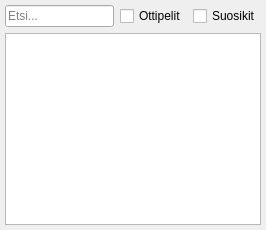
           <widget class="QDockWidget" name="lureDock">
            <property name="features">
             <set>QDockWidget::DockWidgetFloatable|QDockWidget::DockWidgetMovable</set>
            </property>
            <property name="windowTitle">
             <string>Vieheet</string>
            </property>
            <widget class="QWidget" name="dockWidgetContents_7">
             <layout class="QVBoxLayout" name="verticalLayout_11">
              <property name="margin">
               <number>5</number>
              </property>
              <item>
               <layout class="QHBoxLayout" name="horizontalLayout_4">
                <item>
                 <widget class="QLineEdit" name="searchLure">
                  <property name="minimumSize">
                   <size>
                    <width>50</width>
                    <height>0</height>
                   </size>
                  </property>
                  <property name="text">
                   <string/>
                  </property>
                  <property name="placeholderText">
                   <string>Etsi...</string>
                  </property>
                 </widget>
                </item>
                <item>
                 <widget class="QCheckBox" name="onlyBestLures">
                  <property name="text">
                   <string>Ottipelit</string>
                  </property>
                 </widget>
                </item>
                <item>
                 <widget class="QCheckBox" name="onlyFavoriteLures">
                  <property name="text">
                   <string>Suosikit</string>
                  </property>
                 </widget>
                </item>
               </layout>
              </item>
              <item>
               <widget class="QListWidget" name="small_lure_list">
                <property name="dragDropMode">
                 <enum>QAbstractItemView::DragOnly</enum>
                </property>
               </widget>
              </item>
             </layout>
            </widget>
           </widget>
